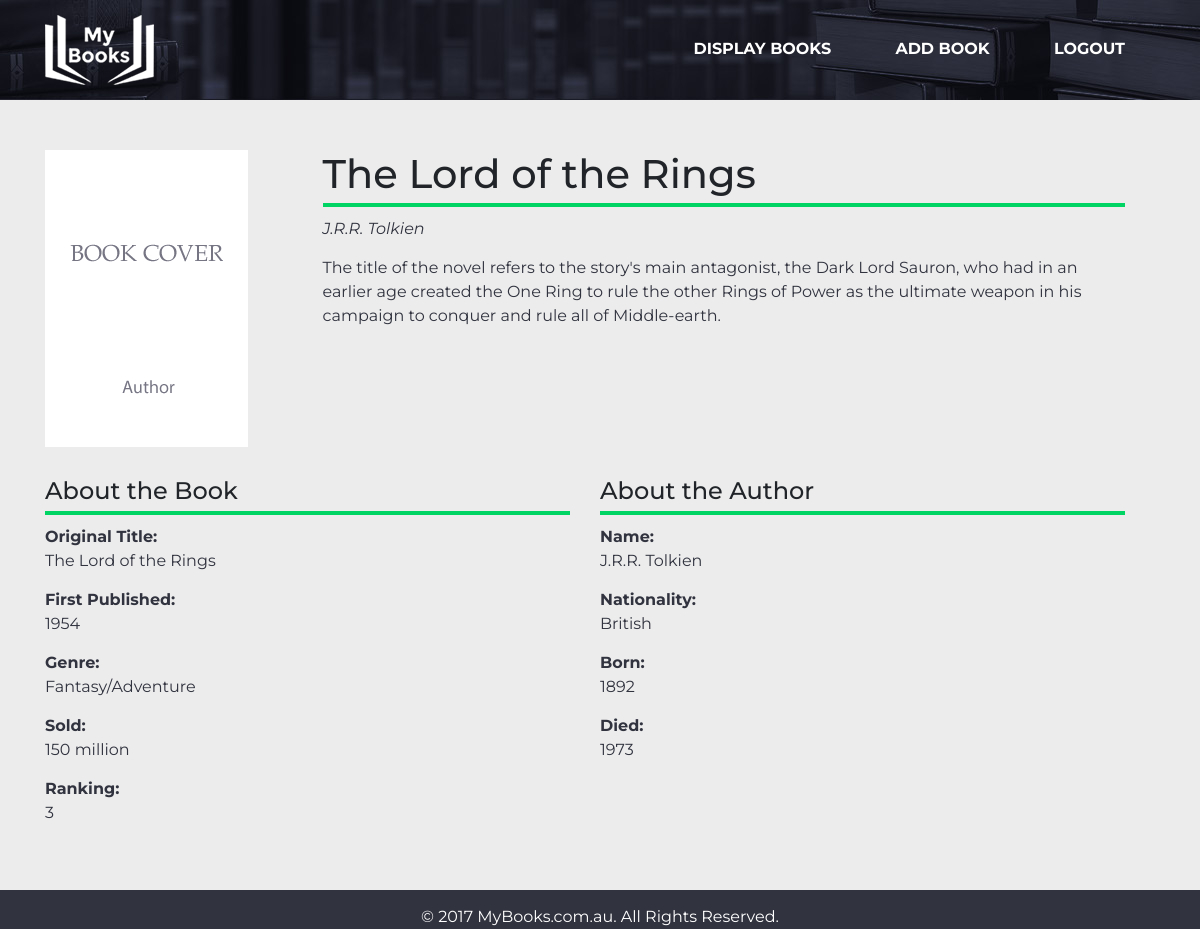
/?controller=books&action=viewbook&bookid=3 (signed in), run on the app's committed database.
### tables this page shows
CREATE TABLE `book` (
  `bookID` int(10) UNSIGNED NOT NULL,
  `bookTitle` varchar(255) NOT NULL,
  `originalTitle` varchar(255) DEFAULT NULL,
  `yearofPublication` int(4) NOT NULL DEFAULT '0',
  `genre` varchar(30) NOT NULL,
  `millionsSold` int(10) UNSIGNED NOT NULL,
  `languageWritten` varchar(30) NOT NULL,
  `imageURL` varchar(255) DEFAULT NULL,
  `authorID` int(10) UNSIGNED NOT NULL
);

CREATE TABLE `author` (
  `authorID` int(10) UNSIGNED NOT NULL,
  `firstName` varchar(30) NOT NULL,
  `lastName` varchar(30) NOT NULL,
  `nationality` varchar(30) NOT NULL,
  `birthYear` int(4) UNSIGNED NOT NULL,
  `deathYear` int(4) UNSIGNED DEFAULT NULL
);

CREATE TABLE `bookplot` (
  `bookPlotID` int(10) UNSIGNED NOT NULL,
  `plot` blob NOT NULL,
  `plotSource` varchar(255) NOT NULL,
  `bookID` int(10) UNSIGNED NOT NULL
);

CREATE TABLE `bookranking` (
  `rankingID` int(10) UNSIGNED NOT NULL,
  `rankingScore` int(10) UNSIGNED NOT NULL,
  `bookID` int(10) UNSIGNED NOT NULL
);

### index.php (called while the page is built, shortened)
<?php
require_once('model/db.php');
require_once('model/dbFunctions.php');
if (isset($_SESSION['userstate']) && ($_SESSION['userstate'] == 'admin')) {
    $availableControllers = array('books', 'users');
} else {
    $availableControllers = array('users');
}
if ( isset($_GET['controller']) ) {
    if ( in_array($_GET['controller'], $availableControllers) ){
        $controller = $_GET['controller'];
    } else {
        $controller = 'users';
    }
} else {
    $controller = 'users';
}
require_once('controllers/'.$controller.'.php');
?>

### model/dbFunctions.php (called while the page is built, shortened)
<?php
function sanitiseUserInput($data) {
    $data = trim($data);
    $data = stripslashes($data);
    $data = htmlspecialchars($data);
    $data = mysql_real_escape_string($data);
	return $data;
}
function selectData($table, $conditions = array()) {
    GLOBAL $db;
    $sql = 'SELECT';
    $sql .= array_key_exists("select", $conditions)?$conditions['select']:'*';
    $sql .= ' FROM '.$table;
    if(array_key_exists("left join", $conditions)) {
        $sql .= ' LEFT JOIN ';
        $sql .= $conditions['left join']['table2'];
        $sql .= ' ON ';
        $sql .= $table.'.'.$conditions['left join']['column'];
        $sql .= ' = ';
        $sql .= $conditions['left join']['table2'].'.'.$conditions['left join']['column'];
    }
    if(array_key_exists("where", $conditions)) {
        $sql .= ' WHERE ';
        $i = 0;
        foreach ($conditions['where'] as $key => $value) {
            $pre = ($i > 0)? ' AND ':'';
            $sql .= $pre.$key." = '".$value."'";
            $i++;
        }
    }
    $query = $db->prepare($sql);
    $data = $query->execute();
    if(array_key_exists("return type", $conditions) && $conditions['return type'] != 'all') {
        switch ($conditions['return type']) {
            case 'single':
                $data = $query->fetch(PDO::FETCH_ASSOC);
                break;
        }
    }
    return $data;
}
 ?>

### view/pages/viewbook.php (the view)
<div class="main-wrapper">
    <div class="container">
        <div class="row">
            <div class="col-md-3">
                <img src="<?php echo $image; ?>" alt="<?php echo $book['bookTitle'];?> Cover">
            </div>
            <div class="col-md-9">
                <h1 class="headingUnderline"><?php echo $book['bookTitle'] ?></h1>
                <i><p class="author"><?php echo $book['firstName']." ".$book['lastName']; ?></p></i>
                <p><?php echo $plot['plot']; ?></p>
            </div>
        </div>
        <div class="row bookDetails">
            <div class="col-md-6">
                <h3 class="headingUnderline">About the Book</h3>
                <?php if (!empty ($book['originalTitle'])) { ?>
                    <p><strong>Original Title:</strong></br>
                    <?php echo $book['originalTitle']; ?></p>
                <?php } ?>
                <?php if (!empty ($book['yearofPublication'])) { ?>
                    <p><strong>First Published:</strong></br>
                    <?php echo $book['yearofPublication']; ?></p>
                <?php } ?>
                <?php if (!empty ($book['genre'])) { ?>
                    <p><strong>Genre:</strong></br>
                    <?php echo $book['genre']; ?></p>
                <?php } ?>
                <?php if (!empty ($book['millionsSold'])) { ?>
                    <p><strong>Sold:</strong></br>
                    <?php echo $book['millionsSold']; ?> million</p>
                <?php } ?>
                <?php if (!empty ($ranking['rankingScore'])) { ?>
                    <p><strong>Ranking:</strong></br>
                        <?php echo $ranking['rankingScore']; ?></p>
                <?php } ?>
            </div>
            <div class="col-md-6">
                <h3 class="headingUnderline">About the Author</h3>
                <p><strong>Name:</strong></br>
                <?php echo $book['firstName']." ".$book['lastName']; ?></p>
                <?php if (!empty ($book['nationality'])) { ?>
                    <p><strong>Nationality:</strong></br>
                    <?php echo $book['nationality']; ?></p>
                <?php } ?>
                <?php if (!empty ($book['birthYear'])) {?>
                    <p><strong>Born:</strong></br>
                    <?php echo $book['birthYear']; ?></p>
                <?php } ?>
                <?php if (!empty ($book['deathYear'])) { ?>
                    <p><strong>Died:</strong></br>
                    <?php echo $book['deathYear']; ?></p>
                <?php } ?>
            </div>
        </div>
    </div>
</div>

### view/css/styles.css (style rules this page uses)
body { font-family: 'Montserrat', sans-serif; background-color: #31333f; }
.main-wrapper { background-color: #ececec; padding: 50px 0; min-height: 700px; }
h1 { font-size: 2.5em; }
h3 { font-size: 1.5em; }
p { margin: 10px 0 15px; color: #31333f; }
img { max-width: 100%; }
.row { width: 100%; }
.headingUnderline { padding-bottom: 5px; border-bottom: 4px solid #00d462; }
.bookDetails { padding-top: 30px; }

### data on the page
book: bookTitle "The Lord of the Rings", authorID.firstName "J.R.R.", authorID.lastName "Tolkien", originalTitle "The Lord of the Rings", yearofPublication "1954", genre "Fantasy/Adventure", millionsSold "150", authorID.nationality "British", authorID.birthYear "1892", authorID.deathYear "1973"
bookplot: plot "The title of the novel refers to the story's main antagonist, the Dark Lord Sauron, who had in an earlier age created the One Ring to rule the other Rings of Power as the ultimate weapon in his campaign to conquer and rule all of Middle-earth."
bookranking: rankingScore "3"
